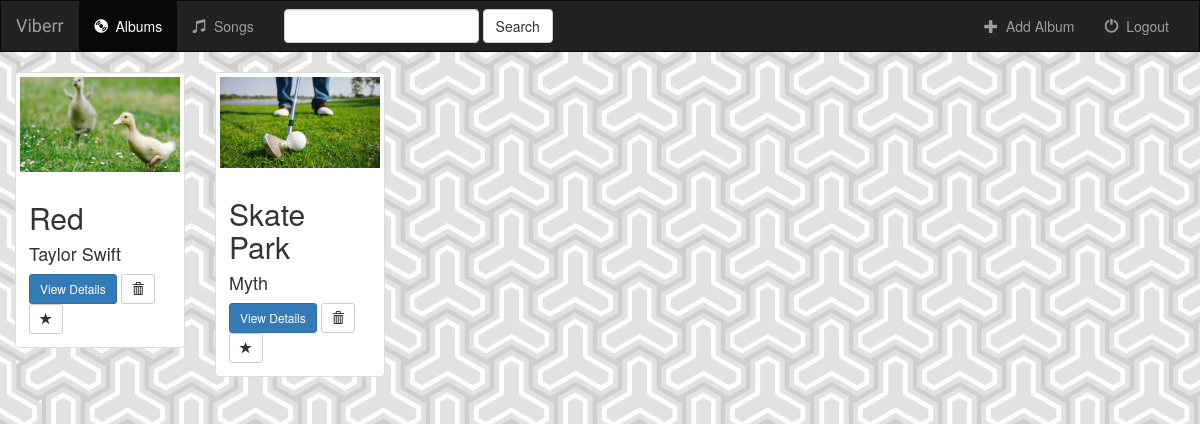
Page /music/ on the earlier database version.
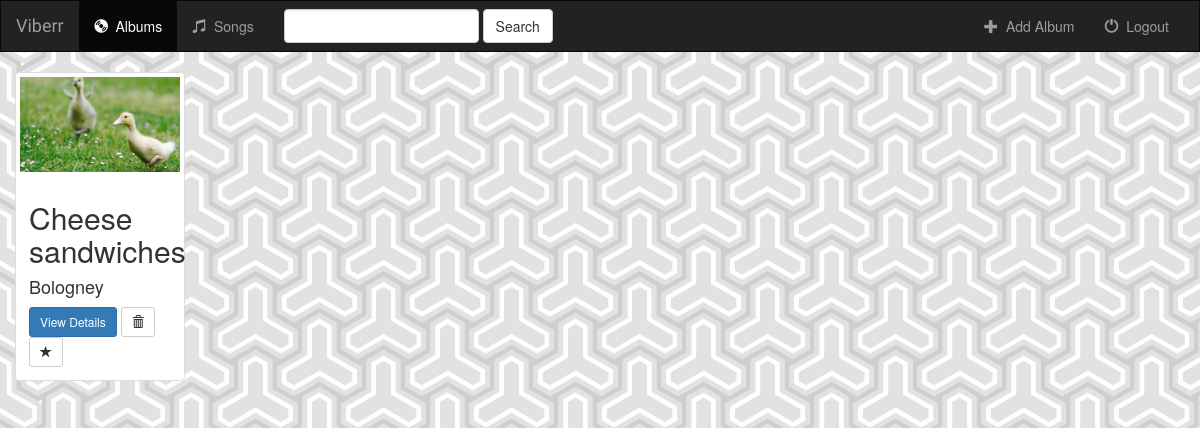
Same page on the later database version.
### music/models.py (models this page shows, shortened)
class Album(models.Model):
    artist = models.CharField(max_length=250)
    album_title = models.CharField(max_length=500)
    genre = models.CharField(max_length=100)
    album_logo = models.FileField()

### music/views.py (the view)
class IndexView(generic.ListView):
    template_name = 'music/index.html'
    def get_queryset(self):
        return Album.objects.all()

### music/templates/music/index.html (shortened to what this page needs)
{% extends 'music/base.html' %}
{% block body%}
    <div class="albums-container container-fluid">
        <div class="row">
            {% for album in object_list %}
            <div class="col-sm-4 col-lg-2">
                <div class="thumbnail">
                    <a href="{% url 'music:detail' album.id %}">
                        <img src="{{ album.album_logo.url }}" class="img-responsive">
                    </a>
                    <div class="caption">
                        <h2>{{ album.album_title }}</h2>
                        <h4>{{ album.artist }}</h4>
                        <a href="{% url 'music:detail' album.id %}" class="btn btn-primary btn-sm">View Details</a>
                        <form action="{% url 'music:album-delete' album.id %}" method="post" style="display: inline;">
                            <button type="submit" class="btn btn-default btn-sm">
                                <span class="glyphicon glyphicon-trash"><span>
                            </button>
                        </form>
                        <a href="#" class="btn btn-default btn-sm btn-favourite">
                            <span class="glyphicon glyphicon-star {% if album.is_favourite %}active{% endif %}"></span>
                        </a>
                    </div>
                </div>
            </div>
            {% endfor %}
        </div>
    </div>
{% endblock %}

### music/templates/music/base.html (shortened to what this page needs)
<!DOCTYPE html>
<html lang="en">
<head>
    {% load static %}
    <link rel="stylesheet" href= "https://maxcdn.bootstrapcdn.com/bootstrap/3.3.7/css/bootstrap.min.css" />
    <link rel="stylesheet" type="text/css" href="{% static 'music/style.css' %}" />
</head>
<body>
    <nav class="navbar navbar-inverse">
        <div class="container-fluid">
            <div class="navbar-header">
                <a class="navbar-brand" href="{% url 'music:index' %}">Viberr</a>
            </div>
            <div class="collapse navbar-collapse" id="myNavbar">
                <ul class="nav navbar-nav">
                    <li class="active">
                        <a href="{% url 'music:index' %}">
                            <span class="glyphicon glyphicon-cd" aria-hidden="true"></span>&nbsp; Albums
                        </a>
                    </li>
                    <li class="#">
                        <a href="">
                            <span class="glyphicon glyphicon-music" aria-hidden="true"></span>&nbsp; Songs
                        </a>
                    </li>
                </ul>
                <form class="navbar-form navbar-left" role="search" method="get" action="#">
                    <div class="form-group">
                        <input type="text" class="form-control" name="q" value="">
                    </div>
                    <button type="submit" class="btn btn-default">Search</button>
                </form>
                <ul class="nav navbar-nav navbar-right">
                    <li class="">
                        <a href="{% url 'music:album-add' %}">
                            <span class="glyphicon glyphicon-plus" aria-hidden="true"></span>&nbsp; Add Album
                        </a>
                    </li>
                    <li class="#">
                        <a href="#">
                            <span class="glyphicon glyphicon-off" aria-hidden="true"></span>&nbsp; Logout
                        </a>
                    </li>
                </ul>
            </div>
        </div>
    </nav>
{% block body%}
{% endblock %}
</body>
</html>

### music/static/music/style.css (style rules this page uses)
body { background:white url(images/background.jpg); }
.navbar { border-radius:0; }
.navbar-brand { font-family: 'Satisfy', cursive; }

Differences in the rows shown:
removed Album: album_logo (picture), album_title "Red", artist "Taylor Swift"
removed Album: album_logo (picture), album_title "Skate Park", artist "Myth"
added Album: album_logo (picture), album_title "Cheese sandwiches", artist "Bologney"
